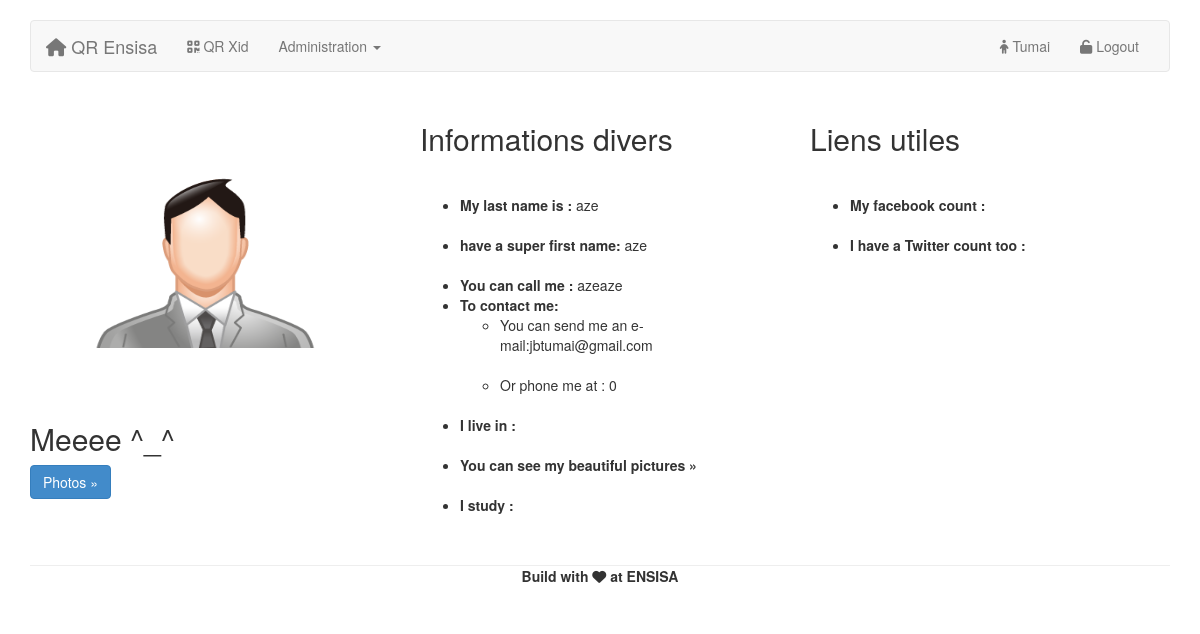
The app's page /profil.php?pseudo=azeaze (signed in) with its own data.
### tables this page shows
CREATE TABLE IF NOT EXISTS `user` (
  `id` int(255) NOT NULL AUTO_INCREMENT,
  `name` varchar(255) NOT NULL,
  `lastname` varchar(255) NOT NULL,
  `pseudo` varchar(255) NOT NULL,
  `email` varchar(255) NOT NULL,
  `password` varchar(255) NOT NULL,
  `phone` int(11) NOT NULL,
  `adress` varchar(255) NOT NULL,
  `photos` varchar(255) NOT NULL,
  `network` varchar(255) NOT NULL,
  `promo` varchar(255) NOT NULL,
  `admin` tinyint(1) NOT NULL,
  PRIMARY KEY (`id`),
  UNIQUE KEY `pseudo` (`pseudo`)
);

### profil.php (the view, shortened to what this page needs)
<?php include 'includes/header.php';
 include 'includes/navbar.php';
  include 'includes/mysql.php'; ?>
      <div class="container">
      <div class="row">
        <div class="col-lg-4">
          <img class="img-circle" src="image/img.png" alt="Generic placeholder image">
          <h2>Meeee ^_^</h2>
          <p><a class="btn btn-primary" href="photoprofil.php" role="button">Photos &raquo;</a></p>
        </div>
        <div class="col-lg-4">
          <h2>Informations divers</h2>
          <p>
            <?php
             $req = $connect->prepare('SELECT * FROM user Where pseudo = ?');
             $req->execute(array($_GET['pseudo']));
             while ($donnees = $req->fetch())
                {
                    ?>
                        <p>
                            <ul>
                               <li><strong>My last name is : </strong><?php echo $donnees['name']; ?></li><br />
                               <li><strong> have a super first name:</strong> <?php echo $donnees['lastname']; ?></li></br>
                               <li><strong>You can call me : </strong><?php echo $donnees['pseudo'];?></br>
        					             <li><strong>To contact me:</strong> </br>
					                  <ul>
              					       <li>You can send me an e-mail:</strong><?php echo $donnees['email'];?></li></br>
              					       <li>Or phone me at : </strong><?php echo $donnees['phone'];?></li><br/>
						                </ul>
                    					   <li><strong>I live in : </strong><?php echo $donnees['adress'];?></li><br/>
                    					   <li><strong>You can see my beautiful pictures &raquo; <?php echo $donnees ['photos'];?></li></br>
                    					   <li><strong>I study :</strong> <?php echo $donnees ['network'];?></li>
					                  </ul>
                         </p></br>
                    <?php
                }
             ?>
          </p>
        </div>
        <div class="col-lg-4">
          <h2>Liens utiles</h2>
              		   <?php
                           $req = $connect->prepare('SELECT * FROM user Where pseudo = ?');
                           $req->execute(array($_GET['pseudo']));
                           while ($donnees = $req->fetch())
                              {
                     ?>
                                      <p>
              			                         <ul>
              		                                <li> My facebook count : <?php echo $donnees['lienf'];?></li> </br>
                                                  <li> I have a Twitter count too : <?php echo $donnees['lient']; ?></li><br />
              					                     </ul>
              			 <?php
                              }
                      ?>
			                               </p>
        </div>
      </div>
	  </div>
<?php include 'includes/footer.php' ?>

### css/projet.css (style rules this page uses)
.container { max-width: 100%; min-width: 50px; padding-bottom : 10px; }
body { padding-top: 20px; padding-bottom: 20px; }

### css/image.css (style rules this page uses)
img { width: 350px; height: 300px; }

### records on screen
user: name "aze", lastname "aze", pseudo "azeaze", email "jbtumai@gmail.com", phone "0"

### other values on screen
$_SESSION['pseudo'] "Tumai"
